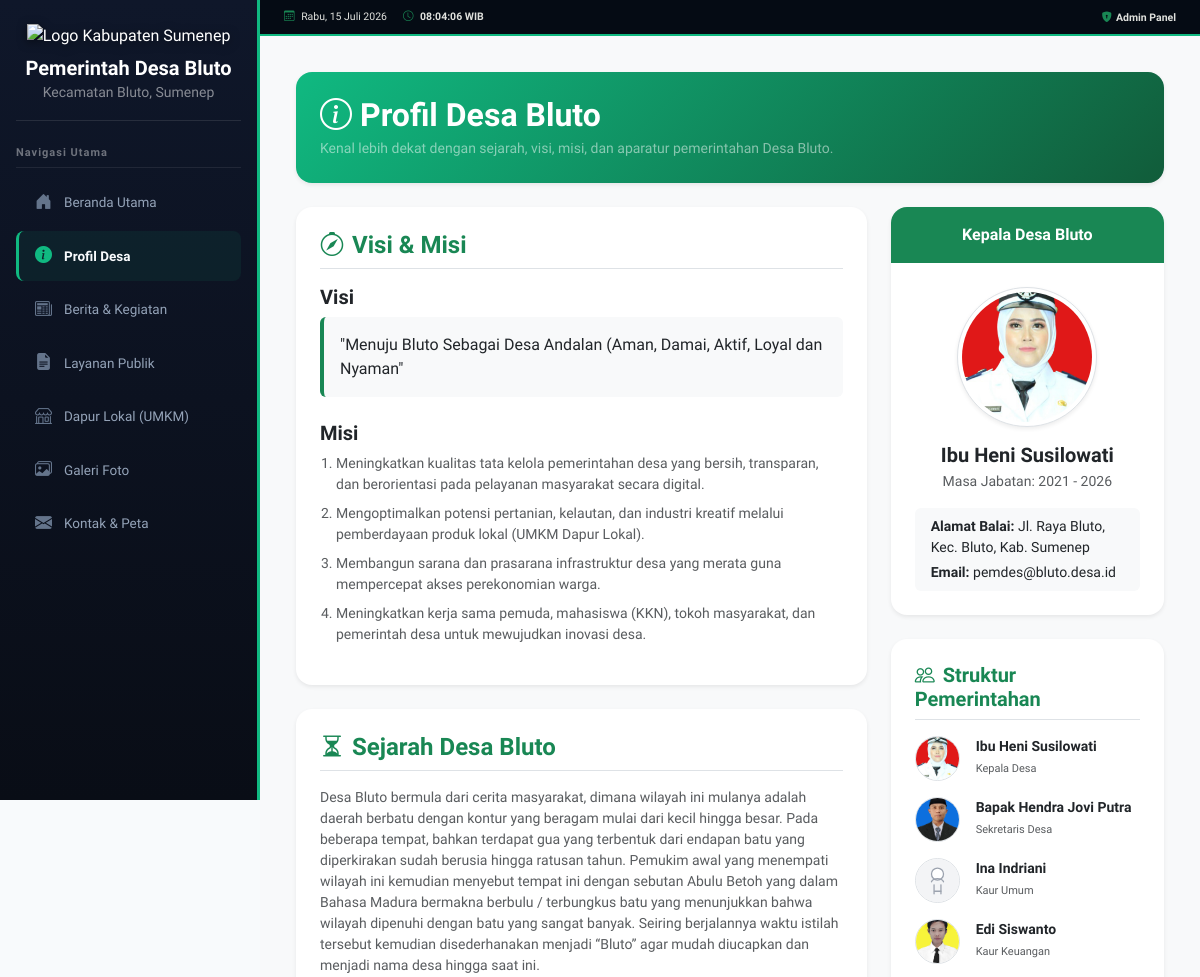
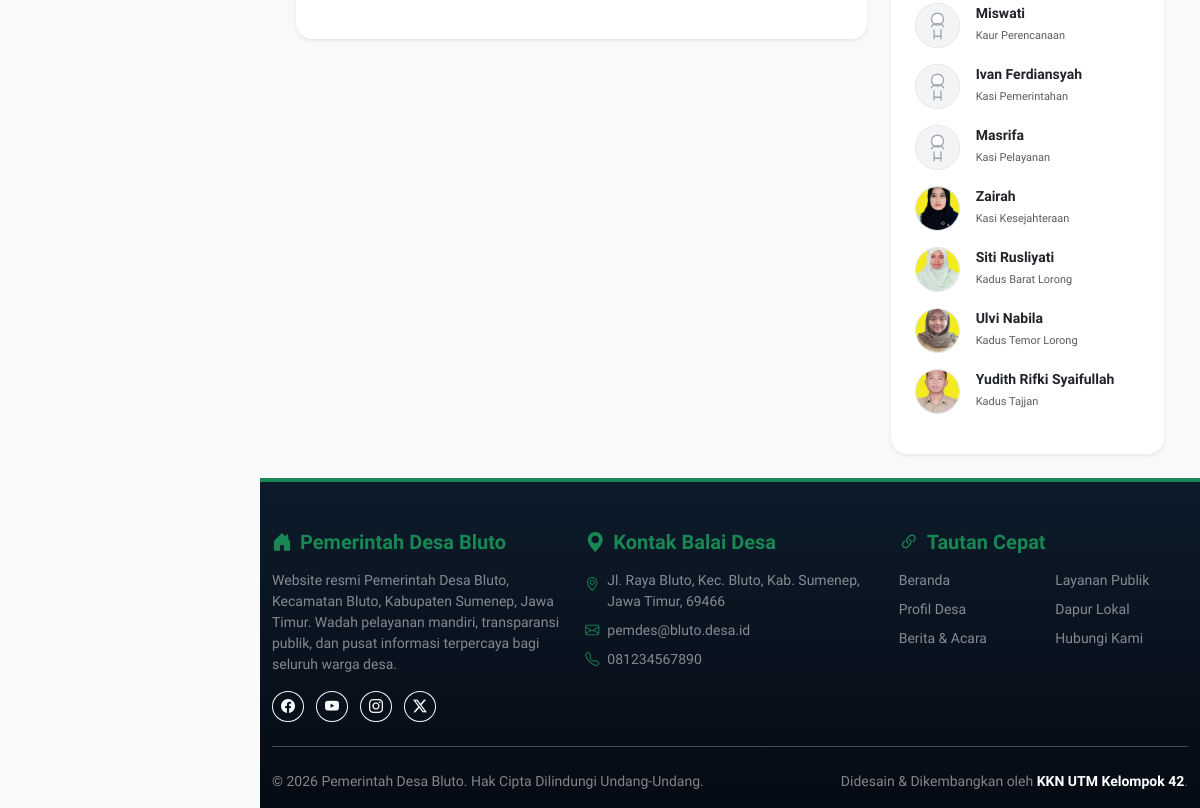
Screenshot of /index.php?page=profil with the database file from the repository (2 pictures, top to bottom).
### tables this page shows
CREATE TABLE profil_desa (
    id_profil INTEGER PRIMARY KEY DEFAULT 1, 
    nama_desa TEXT, 
    kepala_desa TEXT, 
    foto_kades TEXT, 
    visi TEXT
, masa_jabatan TEXT, misi TEXT);

CREATE TABLE struktur_pemerintahan (
        id_struktur INTEGER PRIMARY KEY AUTOINCREMENT,
        nama TEXT,
        jabatan TEXT,
        foto TEXT,
        urutan INTEGER DEFAULT 0
    );

### pages/profil.php (the view, shortened to what this page needs)
<?php
try {
    $stmt = $koneksi->query("SELECT * FROM profil_desa WHERE id_profil = 1");
    $profil = $stmt->fetch(PDO::FETCH_ASSOC);
} catch(PDOException $e) {
    $profil = [];
}
$kepala_desa = !empty($profil['kepala_desa']) ? $profil['kepala_desa'] : 'Bapak H. Akhmad';
$visi = !empty($profil['visi']) ? $profil['visi'] : 'Visi “Menuju Bluto Sebagai Desa Andalan (Aman, Damai, Aktif, Loyal dan Nyaman)”';
$misi = !empty($profil['misi']) ? $profil['misi'] : "Meningkatkan kualitas tata kelola pemerintahan desa yang bersih, transparan, dan berorientasi pada pelayanan masyarakat secara digital.
Mengoptimalkan potensi pertanian, kelautan, dan industri kreatif melalui pemberdayaan produk lokal (UMKM Dapur Lokal).
Membangun sarana dan prasarana infrastruktur desa yang merata guna mempercepat akses perekonomian warga.
Meningkatkan kerja sama pemuda, mahasiswa (KKN), tokoh masyarakat, dan pemerintah desa untuk mewujudkan inovasi desa.";
$foto_kades = !empty($profil['foto_kades']) ? 'assets/img/'.$profil['foto_kades'] : 'assets/img/stickman-placeholder.svg';
$masa_jabatan = !empty($profil['masa_jabatan']) ? $profil['masa_jabatan'] : '2021 - 2027';
try {
    $stmtStruktur = $koneksi->query("SELECT * FROM struktur_pemerintahan ORDER BY urutan ASC, id_struktur ASC");
    $strukturList = $stmtStruktur->fetchAll(PDO::FETCH_ASSOC);
} catch (PDOException $e) {
    $strukturList = [];
}
?>
<div class="container mt-2">
    <div class="bg-success text-white py-4 px-4 rounded-4 shadow-sm mb-4" style="background: linear-gradient(135deg, var(--emerald-primary) 0%, #115c3a 100%);">
        <h2 class="fw-bold mb-1"><i class="bi bi-info-circle me-2"></i>Profil Desa Bluto</h2>
        <p class="mb-0 text-white-50 small">Kenal lebih dekat dengan sejarah, visi, misi, dan aparatur pemerintahan Desa Bluto.</p>
    </div>
    <div class="row g-4">
        <div class="col-lg-8">
            <div class="card border-0 shadow-sm rounded-4 mb-4">
                <div class="card-body p-4">
                    <h4 class="fw-bold text-success border-bottom pb-2 mb-3"><i class="bi bi-compass me-2"></i>Visi & Misi</h4>
                    <div class="mb-4">
                        <h5 class="fw-bold text-dark mb-2">Visi</h5>
                        <blockquote class="blockquote bg-light p-3 rounded border-start border-success border-4 fs-6">
                            "<?= htmlspecialchars($visi) ?>"
                        </blockquote>
                    </div>
                    <div>
                        <h5 class="fw-bold text-dark mb-2">Misi</h5>
                        <?php $misiItems = array_values(array_filter(array_map('trim', preg_split('/\r\n|\r|\n/', $misi)), static function ($line): bool { return $line !== ''; })); ?>
                        <?php if (!empty($misiItems)): ?>
                            <ol class="text-muted small ps-3">
                                <?php foreach ($misiItems as $item): ?>
                                    <li class="mb-2"><?= htmlspecialchars($item) ?></li>
                                <?php endforeach; ?>
                            </ol>
                        <?php else: ?>
                            <div class="text-muted small">Belum ada misi yang ditambahkan.</div>
                        <?php endif; ?>
                    </div>
                </div>
            </div>
            <div class="card border-0 shadow-sm rounded-4 mb-4">
                <div class="card-body p-4">
                    <h4 class="fw-bold text-success border-bottom pb-2 mb-3"><i class="bi bi-hourglass-split me-2"></i>Sejarah Desa Bluto</h4>
                    <p class="text-muted small">
                        Desa Bluto bermula dari cerita masyarakat, dimana wilayah ini mulanya adalah daerah berbatu dengan kontur yang beragam mulai dari kecil hingga besar. Pada beberapa tempat, bahkan terdapat gua yang terbentuk dari endapan batu yang diperkirakan sudah berusia hingga ratusan tahun. Pemukim awal yang menempati wilayah ini kemudian menyebut tempat ini dengan sebutan Abulu Betoh yang dalam Bahasa Madura bermakna berbulu / terbungkus batu yang menunjukkan bahwa wilayah dipenuhi dengan batu yang sangat banyak. Seiring berjalannya waktu istilah tersebut kemudian disederhanakan menjadi “Bluto” agar mudah diucapkan dan menjadi nama desa hingga saat ini.
                    </p>
                </div>
            </div>
        </div>
        <div class="col-lg-4">
            <div class="card border-0 shadow-sm rounded-4 mb-4 overflow-hidden text-center">
                <div class="bg-success py-3 text-white fw-bold">
                    Kepala Desa Bluto
                </div>
                <div class="card-body p-4">
                    <img src="<?= $foto_kades ?>" class="rounded-circle img-thumbnail mb-3 object-fit-cover shadow-sm" alt="Kepala Desa" style="width: 140px; height: 140px;">
                    <h5 class="fw-bold mb-1 text-dark"><?= htmlspecialchars($kepala_desa) ?></h5>
                    <p class="text-muted small mb-3">Masa Jabatan: <?= htmlspecialchars($masa_jabatan) ?></p>
                    <div class="bg-light py-2 px-3 rounded small text-start">
                        <div class="mb-1"><strong>Alamat Balai:</strong> Jl. Raya Bluto, Kec. Bluto, Kab. Sumenep</div>
                        <div><strong>Email:</strong> pemdes@bluto.desa.id</div>
                    </div>
                </div>
            </div>
            <div class="card border-0 shadow-sm rounded-4" id="aparatur">
                <div class="card-body p-4">
                    <h5 class="fw-bold text-success border-bottom pb-2 mb-3"><i class="bi bi-people me-2"></i>Struktur Pemerintahan</h5>
                    <?php if (!empty($strukturList)): ?>
                        <?php foreach ($strukturList as $item): ?>
                            <?php $fotoStruktur = !empty($item['foto']) ? 'assets/img/' . $item['foto'] : 'assets/img/stickman-placeholder.svg'; ?>
                            <div class="d-flex align-items-center mb-3">
                                <img src="<?= htmlspecialchars($fotoStruktur) ?>" class="rounded-circle object-fit-cover me-3 border" style="width: 45px; height: 45px;" alt="<?= htmlspecialchars($item['nama']) ?>">
                                <div>
                                    <h6 class="mb-0 fw-bold small text-dark"><?= htmlspecialchars($item['nama']) ?></h6>
                                    <small class="text-muted" style="font-size: 11px;"><?= htmlspecialchars($item['jabatan']) ?></small>
                                </div>
                            </div>
                        <?php endforeach; ?>
                    <?php else: ?>
                        <div class="text-muted small">Belum ada data struktur pemerintahan.</div>
                    <?php endif; ?>
                </div>
            </div>
        </div>
    </div>
</div>

### templates/header.php (style rules this page uses)
:root { --navy-dark: #0f172a; --navy-medium: #1e293b; --navy-light: #475569; --emerald-primary: #10b981; --emerald-hover: #059669; --accent-yellow: #f59e0b; --bg-light-gray: #f8fafc; }
body { font-family: 'Plus Jakarta Sans', sans-serif; background-color: var(--bg-light-gray); color: #2b2d42; overflow-x: hidden; }

### rows the page displays
profil_desa: visi "Menuju Bluto Sebagai Desa Andalan (Aman, Damai, Aktif, Loyal dan Nyaman", misi "Meningkatkan kualitas tata kelola pemerintahan desa yang bersih, transparan, dan berorientasi pada pelayanan masyarakat secara digital.", misi "Mengoptimalkan potensi pertanian, kelautan, dan industri kreatif melalui pemberdayaan produk lokal (UMKM Dapur Lokal).", misi "Membangun sarana dan prasarana infrastruktur desa yang merata guna mempercepat akses perekonomian warga.", misi "Meningkatkan kerja sama pemuda, mahasiswa (KKN), tokoh masyarakat, dan pemerintah desa untuk mewujudkan inovasi desa.", foto_kades (picture), kepala_desa "Ibu Heni Susilowati", masa_jabatan "2021 - 2026"
struktur_pemerintahan: foto (picture), nama "Ibu Heni Susilowati", jabatan "Kepala Desa"
struktur_pemerintahan: foto (picture), nama "Bapak Hendra Jovi Putra", jabatan "Sekretaris Desa"
struktur_pemerintahan: nama "Ina Indriani", jabatan "Kaur Umum"
struktur_pemerintahan: foto (picture), nama "Edi Siswanto", jabatan "Kaur Keuangan"
struktur_pemerintahan: nama "Miswati", jabatan "Kaur Perencanaan"
struktur_pemerintahan: nama "Ivan Ferdiansyah", jabatan "Kasi Pemerintahan"
struktur_pemerintahan: nama "Masrifa", jabatan "Kasi Pelayanan"
struktur_pemerintahan: foto (picture), nama "Zairah", jabatan "Kasi Kesejahteraan"
struktur_pemerintahan: foto (picture), nama "Siti Rusliyati", jabatan "Kadus Barat Lorong"
struktur_pemerintahan: foto (picture), nama "Ulvi Nabila", jabatan "Kadus Temor Lorong"
struktur_pemerintahan: foto (picture), nama "Yudith Rifki Syaifullah", jabatan "Kadus Tajjan"

### other values shown
$settings['kontak']['alamat'] "Jl. Raya Bluto, Kec. Bluto, Kab. Sumenep, Jawa Timur, 69466"
$settings['kontak']['email'] "pemdes@bluto.desa.id"
$settings['kontak']['telepon'] "081234567890"
